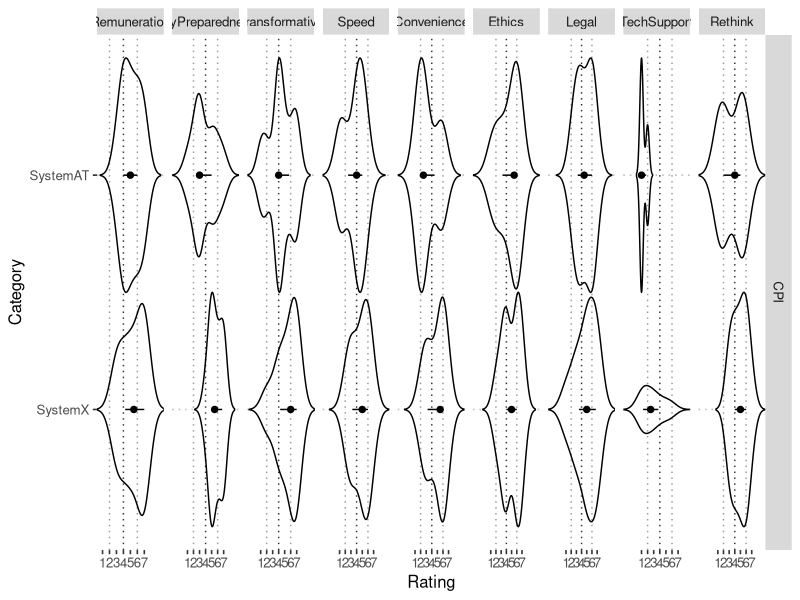

Here is the R script that generated this plot:
library("ggpubr")

p <- read.csv("scores_all_violin.csv")
p$Category <- factor(p$Category, levels = c("SystemX", "SystemAT"))
p <- ggviolin(p, x = "Category", y = "Rating", orientation = "horiz")
p <- add_summary(p, fun = "median_q1q3", size = 0.3)
p <- facet(p +
             theme_pubclean() +
             geom_hline(yintercept = 2, linetype = "dotted", size = 0.5, alpha = 0.4) +
             geom_hline(yintercept = 4, linetype = "dotted", size = 0.5, alpha = 0.8) +
             geom_hline(yintercept = 6, linetype = "dotted", size = 0.5, alpha = 0.4) +
             scale_y_discrete(limits = c("1", "2", "3", "4", "5", "6", "7")),
           scales = "free",
           panel.labs = list(Aspect = c("Remuneration", "PayPreparedness", "Transformative", "Speed", "Convenience", "Ethics", "Legal", "TechSupport", "Rethink"), Part = c("CPI")),
           facet.by = c("Part", "Aspect"))
p
ggarrange(p) %>%
  ggexport(width = 4800, height = 800, res = 400, filename = "ratings.png")